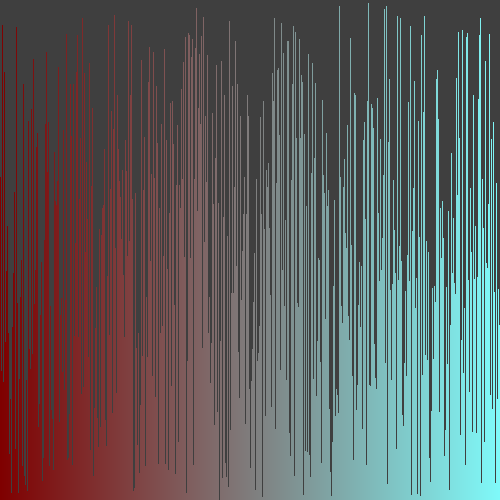
Frame 1 (no input)
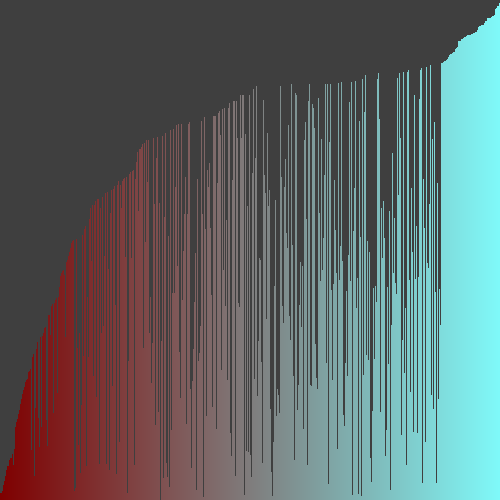
Frame 60 (the mouse pressed at the canvas centre just before this capture)
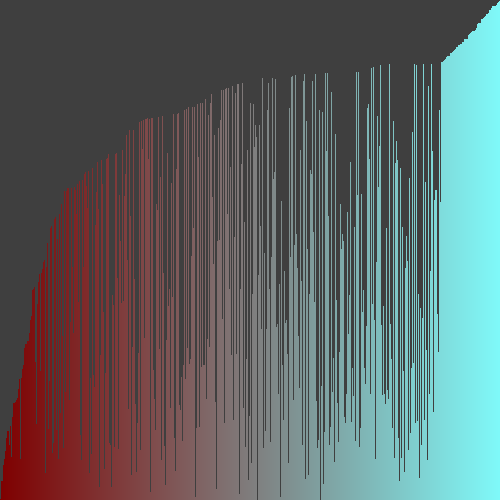
Frame 120 (the mouse held since frame 60 and released just before this capture)

The Processing sketch that drew these frames (run headless with seeded random() and noise(); from frame 60 on, the mouse is pressed at the canvas centre):

// Processing sketch: intList
// ── intList.pde
/* Copy the code into a new Processing sketch and complete then steps. */

//1. create an array of ints. don't initialize it yet.
int[] intList;


void setup() {
  //2. set the size of your window
  size(500, 500);
  

  //3. initialize your array with the built in width variable
  intList = new int[width];
  
  //4. initialize the ints in the array with random numbers
  //   from 0 to the built in height variable
  for (int i = 0; i < intList.length; i = i + 1){
    intList[i] = (int)random(height);
  }
  

  //5. call the noStroke() method
  noStroke();
  
}

void draw() {
  //6. set the background color with background(r, g, b);
  background(63, 63, 63);

  //7. set the color for your graph
  fill(#005577);

  //8. draw a rectangle for each int in your array.
  for (int i = 0; i < intList.length; i = i + 1){
    fill(255/2, i/2, i/2);
    rect(i, height, 1, 0 - intList[i]);
  }
  //   the x value will be the index of the int
  //   the y value will the height variable
  //   the width is 1
  //   the height is negative the value of the int at that element in the array


  //9. call the stepSort method
  stepSort(intList);
  

  //10. extract the code that randomizes the array into a method.
  

  //11. call the method you made in step 10 when the mouse is pressed
  
}

void randyIZE() {
  for (int i = 0; i < intList.length; i = i + 1){
    intList[i] = (int)random(height);
  }
}

void mousePressed() {
  randyIZE();
}

void stepSort(int[] arr) {
  for (int i = 1; i < arr.length; i++) {
    if (arr[i - 1] > arr[i]) {
      int t = arr[i];
      arr[i] = arr[i - 1];
      arr[i - 1] = t;
    }
  }
}
